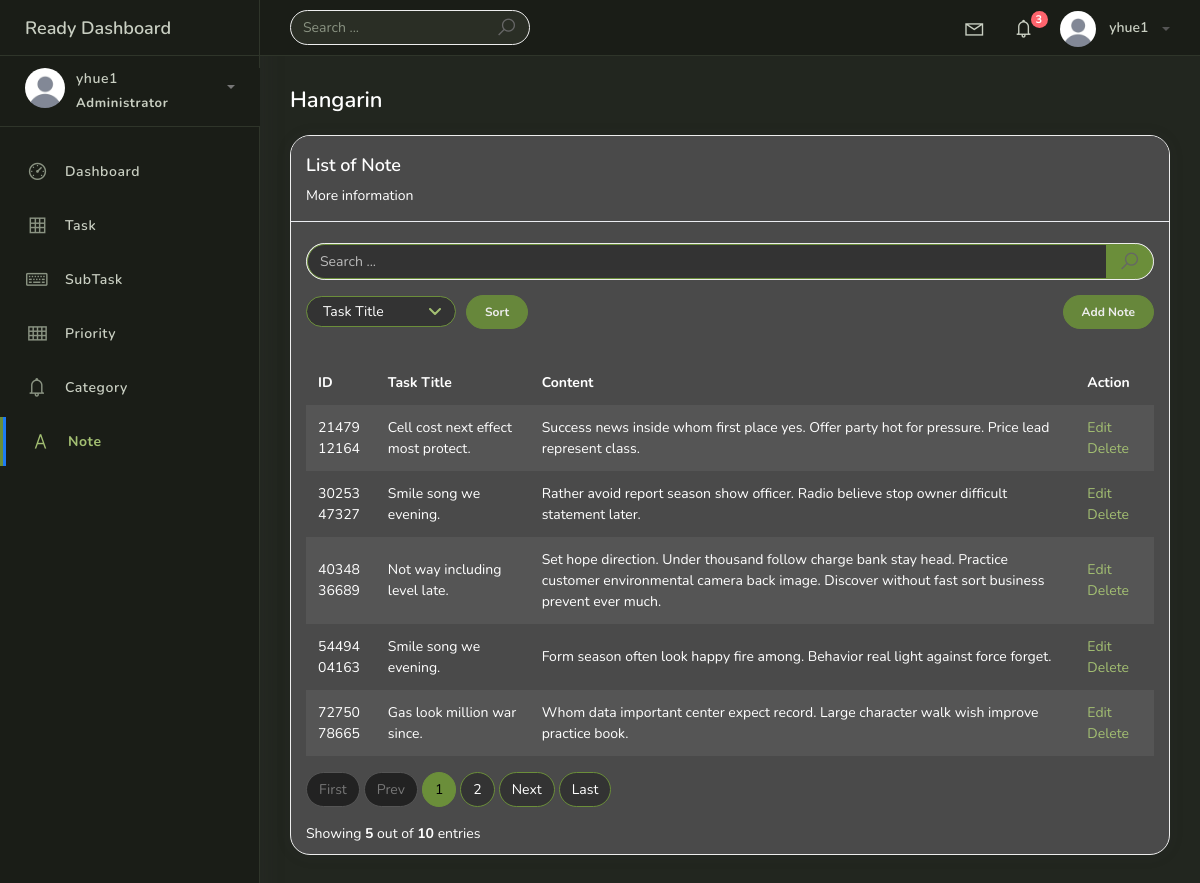
The page /note_list (signed in) on the database its author committed.
### hangarinapp/models.py (models this page shows, shortened)
class BaseModel(models.Model):
    created_at = models.DateTimeField(auto_now_add=True, db_index=True)
    updated_at = models.DateTimeField(auto_now_add=True)
    class Meta:
        abstract = True

class Note(BaseModel):
     id = models.CharField(max_length=20, primary_key=True)
     task = models.ForeignKey(Task, on_delete=models.CASCADE)
     content = models.TextField()

class Task(BaseModel):
    id = models.CharField(max_length=20, primary_key=True)
    title = models.CharField(max_length=150)
    description = models.TextField()
    deadline = models.DateTimeField()
    status = models.CharField(max_length=60, choices=[('Pending', 'Pending'),
                             ('In Progress','In Progress'),
                             ('Completed','Completed')], default='pending')
    category = models.ForeignKey(Category, on_delete=models.CASCADE)
    priority = models.ForeignKey(Priority, on_delete=models.CASCADE)

### hangarinapp/views.py (the view)
# urls.py: path('note_list',  NoteView.as_view(), name='note-list'),
class NoteView(LoginRequiredMixin, ListView):
    model = Note
    context_object_name = 'Note'
    template_name = 'note_list.html'
    paginate_by = 5
    def get_ordering(self):
                allowed = ['id', 'task__title']
                sort_by = self.request.GET.get("sort_by")
                if sort_by in allowed:
                    return sort_by
                return 'id'
    def get_queryset(self):
                qs = super().get_queryset()
                query = self.request.GET.get('q')
                if query:
                    qs = qs.filter(
                        Q(task__title__icontains=query)|
                        Q(id__icontains=query)
                    )
                return qs

### templates/note_list.html (shortened to what this page needs)
{% extends 'base.html' %}
{% load static %}
{% block content %}
<div class="content">
    <div class="container-fluid">
        <h4 class="page-title">Hangarin</h4>
        <div class="row">
            <div class="col-md-12">
                <div class="card">
                    <div class="card-header">
                        <div class="card-title">List of Note</div>
                        <div class="card-category">More information</div>
                    </div>
                    <br />
                    <div class="search-row">
                        <form class="navbar-form nav-search" action="">
                            <div class="input-group">
                                <input type="text" placeholder="Search ..." class="form-control" name="q" />
                                <div class="input-group-append">
                                    <button type="submit" class="input-group-text">
                                        <i class="la la-search search-icon"></i>
                                    </button>
                                </div>
                            </div>
                        </form>
                    </div>
                    <div class="action-row">
                        <form method="get" class="sort-form">
                            <select class="form-control form-control-sm" id="smallSelect" name="sort_by">
                                <option value="task__title" {% if request.GET.sort_by == "task__title" %}selected{% endif %}>Task Title</option>
                            </select>
                            <button type="submit" class="btn btn-primary btn-sm btn-rounded">Sort</button>
                        </form>
                        <a href="{% url 'note-add' %}" class="btn btn-success btn-sm btn-rounded add-task">Add Note</a>
                    </div>
                    <div class="card-body">
                        <div class="table-responsive">
                        <table class="table table-striped mt-3 task-table">
                            <thead>
                                <tr>
                                    <th scope="col">ID</th>
                                    <th scope="col">Task Title</th>
                                    <th scope="col">Content</th>
                                    <th scope="col">Action</th>
                                </tr>
                            </thead>
                            <tbody>
                                {% for object in object_list %}
                                <tr>
                                    <td data-label="ID">{{ object.id }}</td>
                                    <td data-label="Task Title">{{ object.task.title }}</td>
                                    <td data-label="Content"><span class="note-content">{{ object.content }}</span></td>
                                    <td data-label="Action">
                                        <span>
                                            <a href="note_list/{{ object.id }}">Edit</a>
                                            <a href="note_list/{{ object.id }}/delete" class="text_danger">Delete</a>
                                        </span>
                                    </td>
                                </tr>
                                {% empty %}
                                <tr>
                                    <td colspan="4" style="text-align: center">
                                        <p class="text-sm font-weight-bold mb-0">No Records Found</p>
                                    </td>
                                </tr>
                                {% endfor %}
                            </tbody>
                        </table>
                        </div>
                        {% include 'includes/pagination.html' %}
                    </div>
                </div>
            </div>
        </div>
    </div>
</div>
{% endblock %}

### templates/base.html (shortened to what this page needs)
{% load static socialaccount %}
{% load pwa %}
<!DOCTYPE html>
<html>
<head>
	<link rel="stylesheet" href="{% static 'css/bootstrap.min.css' %}">
	<link rel="stylesheet" href="{% static 'css/ready.css' %}">
	<link rel="stylesheet" href="{% static 'css/demo.css' %}">
</head>
<body>
	<div class="wrapper">
		<div class="main-header">
			<div class="logo-header">
				<a href="index.html" class="logo">
					Ready Dashboard
				</a>
			</div>
			<nav class="navbar navbar-header navbar-expand-lg">
				<div class="container-fluid">
					<form class="navbar-left navbar-form nav-search mr-md-3" action="">
						<div class="input-group">
							<input type="text" placeholder="Search ..." class="form-control">
							<div class="input-group-append">
								<span class="input-group-text">
									<i class="la la-search search-icon"></i>
								</span>
							</div>
						</div>
					</form>
					<ul class="navbar-nav topbar-nav ml-md-auto align-items-center">
						<li class="nav-item dropdown hidden-caret">
							<a class="nav-link dropdown-toggle" href="#" id="navbarDropdown" role="button"
								data-toggle="dropdown" aria-haspopup="true" aria-expanded="false">
								<i class="la la-envelope"></i>
							</a>
						</li>
						<li class="nav-item dropdown hidden-caret">
							<a class="nav-link dropdown-toggle" href="#" id="navbarDropdown2" role="button"
								data-toggle="dropdown" aria-haspopup="true" aria-expanded="false">
								<i class="la la-bell"></i>
								<span class="notification">3</span>
							</a>
						</li>
						<li class="nav-item dropdown">
							<a class="dropdown-toggle profile-pic" data-toggle="dropdown" href="#" aria-expanded="false">
								{% with account=user.socialaccount_set.first %}
									{% if account and account.get_avatar_url %}
										<img src="{{ account.get_avatar_url }}" alt="user-img" width="36" class="img-circle">
									{% else %}
										<img src="{% static 'img/profileicon.jpg' %}" alt="user-img" width="36" class="img-circle">
									{% endif %}
								{% endwith %}
								<span>{{ user.first_name|default:user.username }}</span>
							</a>
						</li>
					</ul>
				</div>
			</nav>
		</div>
		<div class="sidebar">
			<div class="scrollbar-inner sidebar-wrapper">
				<div class="user">
					<div class="photo">
						{% with account=user.socialaccount_set.first %}
							{% if account and account.get_avatar_url %}
								<img src="{{ account.get_avatar_url }}">
							{% else %}
								<img src="{% static 'img/profileicon.jpg' %}">
							{% endif %}
						{% endwith %}
					</div>
					<div class="info">
						<a class="" data-toggle="collapse" href="#collapseExample" aria-expanded="true">
							<span>
								{{ user.first_name|default:user.username }}
								<span class="user-level">Administrator</span>
								<span class="caret"></span>
							</span>
						</a>
					</div>
				</div>
				<ul class="nav">
					<li class="nav-item">
						<a href="{% url 'home' %}">
							<i class="la la-dashboard"></i>
							<p>Dashboard</p>
						</a>
					</li>
					<li class="nav-item">
						<a href="{% url 'task-list' %}">
							<i class="la la-table"></i>
							<p>Task</p>
						</a>
					</li>
					<li class="nav-item">
						<a href="{% url 'subtask-list' %}">
							<i class="la la-keyboard-o"></i>
							<p>SubTask</p>
						</a>
					</li>
					<li class="nav-item">
						<a href="{% url 'priority-list' %}">
							<i class="la la-th"></i>
							<p>Priority</p>
						</a>
					</li>
					<li class="nav-item">
						<a href="{% url 'category-list' %}">
							<i class="la la-bell"></i>
							<p>Category</p>
						</a>
					</li>
					<li class="nav-item active">
						<a href="{% url 'note-list' %}">
							<i class="la la-font"></i>
							<p>Note</p>
						</a>
					</li>
				</ul>
			</div>
		</div>
		<div class="main-panel">
			{% block content %}
			{% endblock %}
		</div>
	</div>
</body>
</html>

### templates/base.html (style rules this page uses)
body, .main-panel, .main-panel>.content { background-color: #22261f !important; }
.page-title { color: #fff !important; }
.sidebar, .sidebar .user { background-color: #1a1d17 !important; border-color: #2f352a !important; }
.sidebar .nav>.nav-item a, .sidebar .nav>.nav-item a p, .sidebar .user .info a, .sidebar .user .info span { color: #c9cfc2 !important; }
.sidebar .nav>.nav-item a i { color: #8a9382 !important; }
.sidebar .nav>.nav-item.active>a, .sidebar .nav>.nav-item.active>a p, .sidebar .nav>.nav-item.active>a i { color: #A3BF72 !important; }
.sidebar .nav>.nav-item.active { border-left: 3px solid #6B8E3A !important; }
.sidebar .nav>.nav-item.active>a { border-left-color: #6B8E3A !important; }
.main-header, .main-header .logo-header, .navbar-header { background-color: #1a1d17 !important; border-color: #2f352a !important; }
.main-header .logo-header .logo, .navbar-header .nav-link, .navbar-header .dropdown-toggle { color: #c9cfc2 !important; }
.navbar-header .profile-pic span { color: #c9cfc2 !important; }
.navbar-header .nav-search .input-group { background-color: #2a2e25 !important; border-radius: 25px !important; overflow: hidden; }
.navbar-header .nav-search .form-control { background: transparent !important; border: none !important; box-shadow: none !important; color: #fff !important; }
.navbar-header .nav-search .form-control::placeholder { color: #8a9382; }
.navbar-header .nav-search .input-group-text { background: transparent !important; border: none !important; color: #c9cfc2 !important; }

### templates/note_list.html (style rules this page uses)
.card { animation: slideUp 0.6s ease-out; background-color: #4a4a4a !important; border-radius: 20px !important; overflow: hidden; color: #fff !important; }
.card-header { background-color: #4a4a4a !important; }
.card-title, .card-category, .card-body, .table, .table th, .table td, .col-form-label { color: #fff !important; }
.table-striped tbody tr:nth-of-type(odd) { background-color: rgba(255, 255, 255, 0.06) !important; }
td a { color: #A3BF72 }
.card .form-control { background-color: #333 !important; color: #fff !important; border: 1px solid #6B8E3A !important; border-radius: 20px 0 0 20px !important; }
.card .form-control::placeholder { color: #bbb; }
.card .input-group-text { background-color: #6B8E3A !important; color: #000 !important; border: 1px solid #6B8E3A !important; border-radius: 0 20px 20px 0 !important; }
.card select.form-control { border-radius: 20px !important; height: 34px; padding: 0 2.2rem 0 1rem; cursor: pointer; -webkit-appearance: none; -moz-appearance: none; appearance: none; background-repeat: no-repeat; background-position: right 14px center; background-size: 12px 8px; }
.card select.form-control option { background-color: #333; color: #fff; }
.btn-success, .btn-primary { background-color: #6B8E3A !important; border-color: #6B8E3A !important; color: white !important; font-weight: bold; }
.card button.input-group-text { cursor: pointer; }
body, .main-panel, .main-panel > .content { background-color: #22261f !important; }
.page-title { color: #fff !important; }
.search-row { padding: 0 15px; }
.search-row .input-group { width: 100%; }
.action-row { display: flex; align-items: center; flex-wrap: nowrap; justify-content: space-between; gap: 10px; margin-top: 15px; padding: 0 15px; }
.action-row .sort-form { display: flex; align-items: center; gap: 10px; margin: 0; flex: 1 1 auto; min-width: 0; }
.action-row select.form-control { width: auto; min-width: 0; flex: 1 1 auto; max-width: 150px; }
.action-row .btn { height: 34px; padding: 0 18px; display: inline-flex; align-items: center; justify-content: center; white-space: nowrap; flex-shrink: 0; }
.action-row .add-task { margin-left: auto; width: auto; }
.task-table th, .task-table td { word-break: break-word; vertical-align: middle; }
.task-table th { white-space: nowrap; }

### rows shown on the page
Note: id "2147912164", task "Cell cost next effect most protect.", content "Success news inside whom first place yes. Offer party hot for pressure. Price lead represent class."
Note: id "3025347327", task "Smile song we evening.", content "Rather avoid report season show officer. Radio believe stop owner difficult statement later."
Note: id "4034836689", task "Not way including level late.", content "Set hope direction. Under thousand follow charge bank stay head. Practice customer environmental camera back image. Discover without fast sort business prevent ever much."
Note: id "5449404163", task "Smile song we evening.", content "Form season often look happy fire among. Behavior real light against force forget."
Note: id "7275078665", task "Gas look million war since.", content "Whom data important center expect record. Large character walk wish improve practice book."

### other values the page prints
{{ user.first_name|default:user.username }} "yhue1"
{{ page_num }} "1"
{{ page_num }} "2"
{{ object_list.count }} "5"
{{ paginator.count }} "10"
